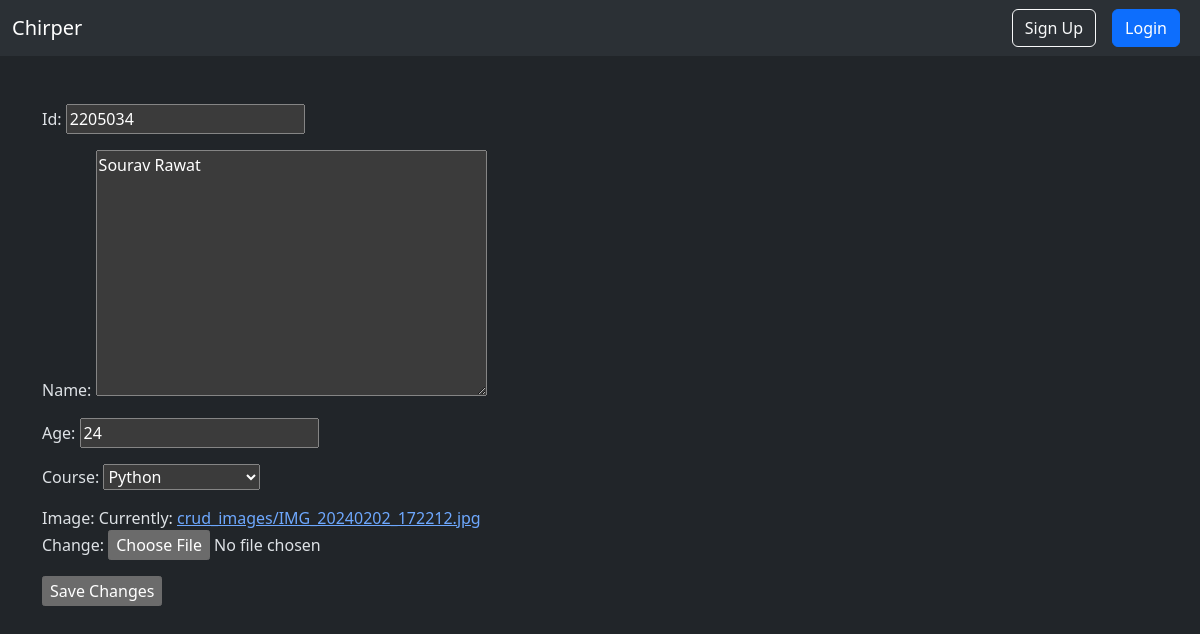
Screenshot of /crud/edit/2205034/ with the database file from the repository.
### crud/models.py (models this page shows, shortened)
class course(models.Model):
    id = models.TextField(primary_key=True, max_length=5)
    name = models.TextField(max_length=20)
    def __str__(self):
        return f'{self.name}'

class student(models.Model):
    name = models.TextField(max_length=20)
    age = models.IntegerField()
    id = models.IntegerField(primary_key=True)
    image = models.ImageField(upload_to='crud_images/')
    course = models.ForeignKey(course,max_length=20,on_delete=models.CASCADE)

### crud/views.py (the view)
# urls.py: path('edit/<int:student_id>/', views.edit_student, name='edit_student'),
def edit_student(request,student_id):
    student_data = get_object_or_404(student,pk=student_id)
    if request.method == "POST":
        form = student_form(request.POST,request.FILES,instance=student_data)
        if form.is_valid():
            form.save()
            return redirect('crud_view_student')
    else:
        form = student_form(instance=student_data)
    return render(request,'create_student.html',{'form':form})

### crud/forms.py
class student_form(forms.ModelForm):
    class Meta:
        model = student
        fields = [
            "id",
            "name",
            "age",
            "course",
            "image",
        ]

### crud/templates/create_student.html (shortened to what this page needs)
{% extends "layout.html" %}
{% block content %}
   <form method="post" enctype="multipart/form-data" class="form">
        {{ form.as_p }}
        {% if form.instance.pk %}
            <input type="submit" value="Save Changes">
        {% else %}
            <input type="submit" value="Register Student">
        {% endif %}
   </form>
{% endblock %}

### rows the page displays
course: id "2205034"
student: name "Sourav Rawat", age "24", course "Python"
